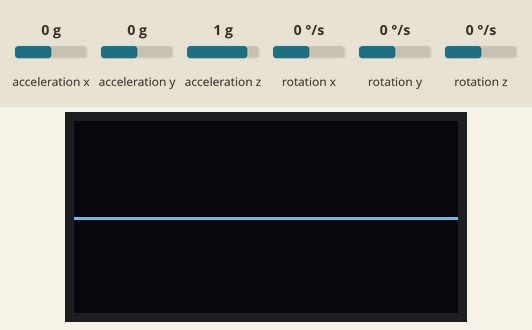
The sketch below on a simulated Arduino Uno, built with avr-gcc and run on an emulated ATmega328P. Parts: 128×64 one-colour display. The test bench sets the inputs (shaded band); at power-on: acceleration y 0 g, acceleration z 1 g, acceleration x 0 g, rotation x 0 °/s, rotation y 0 °/s, rotation z 0 °/s.

Above: at 1.2 s.
1.3 s: acceleration y set to -1.4 g
At 2.7 s:
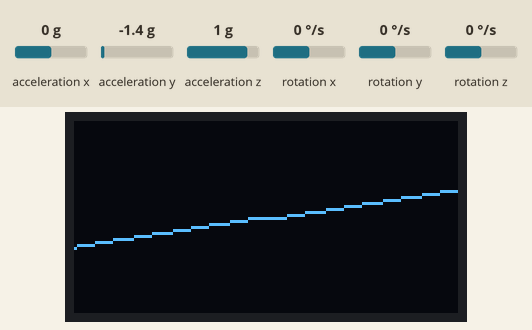
2.9 s: acceleration y set to -0.8 g
At 4.8 s:
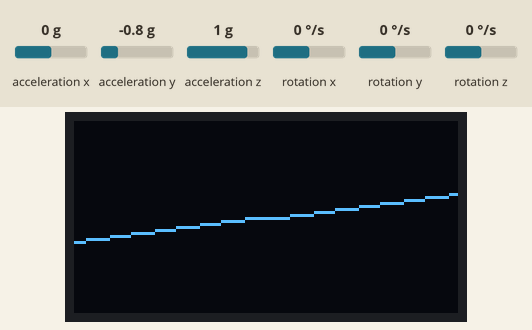
5.1 s: acceleration z set to 1.4 g
At 6.7 s:
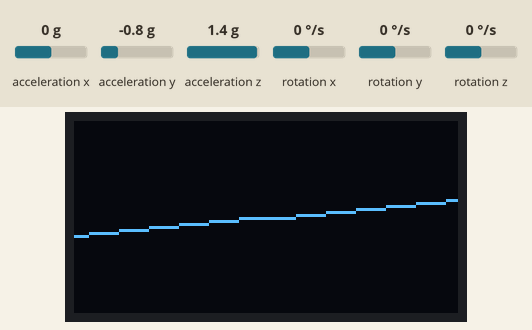
7.0 s: acceleration y set to 0.8 g
At 8.8 s:
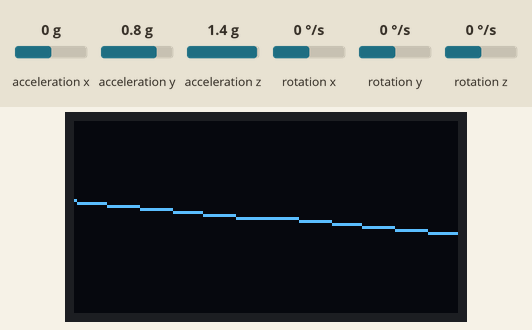
Timing chart, 0 to 9.6 s (numbered marks = the images above; inputs shaded):
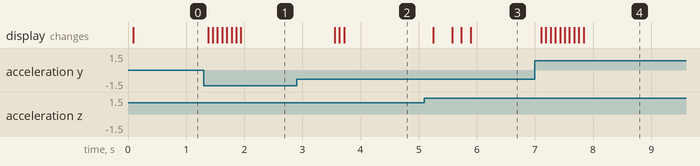

The sketch:

Gyro.ino
```cpp
#include <Wire.h>
#include <Adafruit_GFX.h>
#include <Adafruit_SSD1306.h>
#include <MPU6050.h>

#define SCREEN_WIDTH 128
#define SCREEN_HEIGHT 64
#define OLED_RESET -1  // Not used with I2C
Adafruit_SSD1306 display(SCREEN_WIDTH, SCREEN_HEIGHT, &Wire, OLED_RESET);

MPU6050 mpu;

// Define a buffer for the moving average filter
#define FILTER_SIZE 10
float angleBuffer[FILTER_SIZE] = {0};
int bufferIndex = 0;

void setup() {
  Serial.begin(9600);
  Wire.begin();

  // Initialize MPU6050
  mpu.initialize();
  if (!mpu.testConnection()) {
    Serial.println("MPU6050 connection failed");
    while (1); // Halt execution if MPU6050 fails
  }

  // Initialize OLED
  if (!display.begin(SSD1306_SWITCHCAPVCC, 0x3C)) {
    Serial.println("OLED connection failed");
    while (1); // Halt execution if OLED fails
  }
  display.clearDisplay();
  display.display();
}

void loop() {
  int16_t ax, ay, az;

  // Get acceleration data from MPU6050
  mpu.getAcceleration(&ax, &ay, &az);

  // Calculate tilt angle in degrees
  float angle = atan2((float)ay, (float)az) * 180.0 / PI;

  // Add the new angle to the buffer
  angleBuffer[bufferIndex] = angle;
  bufferIndex = (bufferIndex + 1) % FILTER_SIZE;

  // Calculate the average angle
  float smoothedAngle = 0;
  for (int i = 0; i < FILTER_SIZE; i++) {
    smoothedAngle += angleBuffer[i];
  }
  smoothedAngle /= FILTER_SIZE;

  // Map the smoothed angle to a vertical offset for the display
  int offset = map(smoothedAngle, -45, 45, -20, 20);
  offset = constrain(offset, -20, 20); // Ensure offset stays within bounds

  display.clearDisplay();

  // Draw a line that "tilts" based on the smoothed angle
  for (int x = 0; x < SCREEN_WIDTH; x++) {
    int y = SCREEN_HEIGHT / 2 + (x - SCREEN_WIDTH / 2) * offset / SCREEN_WIDTH;

    // Ensure y is within valid display bounds
    if (y >= 0 && y < SCREEN_HEIGHT) {
      display.drawPixel(x, y, WHITE);
    }
  }

  // Update the display
  display.display();
  delay(50); // Small delay for stability
}
```

Measured:
- after the input at 1.3 s, the display: first changes after 0.08 s (image 1 shows a later state)
- after the input at 2.9 s, the display: first changes after 0.66 s (image 2 shows a later state)
- after the input at 5.1 s, the display: first changes after 0.15 s (image 3 shows a later state)
- after the input at 7.0 s, the display: first changes after 0.11 s (image 4 shows a later state)
